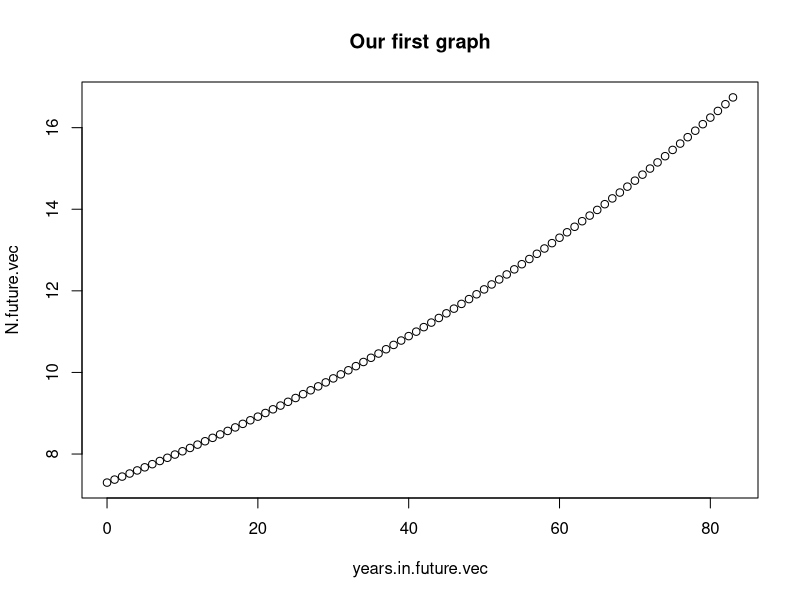
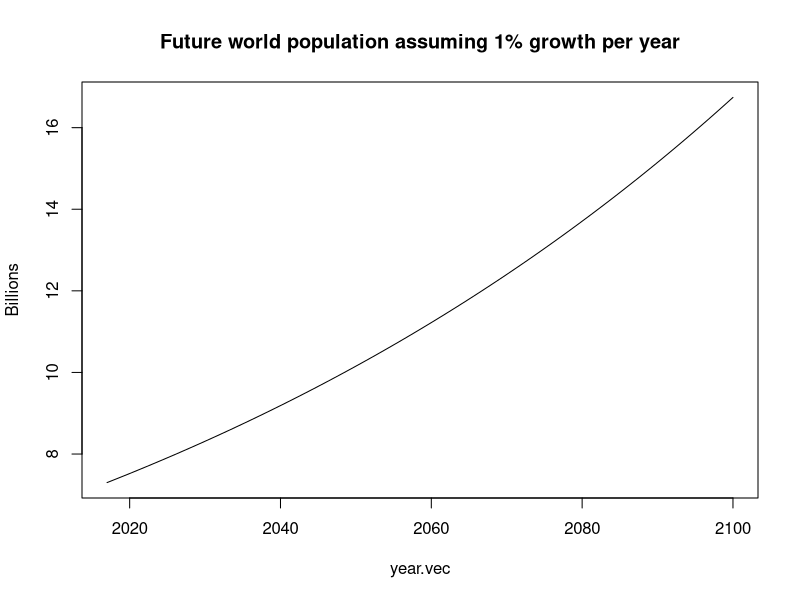

Recreate these plots in R, in order.
## ---- chunk 1
# Anything in chunk after a hashtag are comments -- and will be ignored by R
x <- 3
x * x
## ---- chunk 2
N.2017 <- 7.3  # Billions of people
N.2100.estimated <- N.2017 * exp(.01 * 83)   # N(0) e^{R t}
print(N.2100.estimated)
## ---- chunk 3
R <- .01
years.in.future.vec <- 0:83 # the ":" creates a sequence of numbers
print(length(years.in.future.vec)) # the length of the vector, should be 84
N.future.vec <- N.2017 * exp(R * years.in.future.vec)
print(N.future.vec) # 84 values will be displayed
## ---- chunk 4
# we use plot() function, assigning arguments with "=" with commas as separators
plot("x" = years.in.future.vec, "y" = N.future.vec)
title("Our first graph")
## ---- chunk 5
year.vec <- years.in.future.vec + 2017
plot(x = year.vec,
     y = N.future.vec,
     ylab = "Billions", # label of y axis
     type = "l")        # changes points to "l", can try "b"
title("Future world population assuming 1% growth per year")
